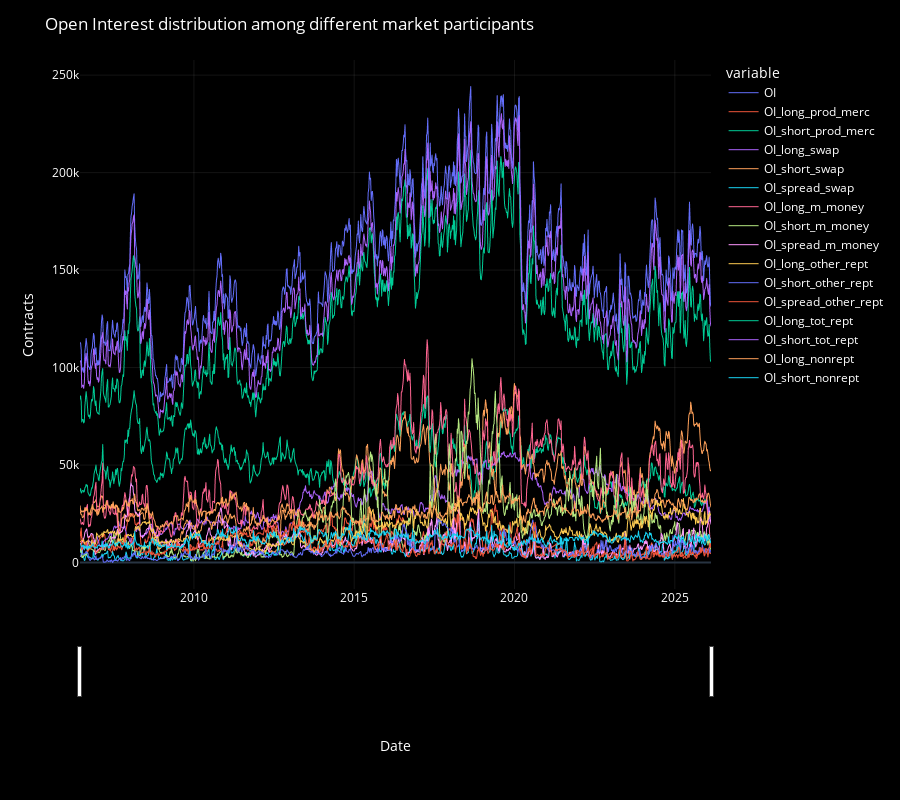

The notebook cell saved with this chart:
### Markdown cell above
# **Plots**

### Code cell
plot_df_chart(
    df = df_oi,
    chart_title = "Open Interest distribution among different market participants",
    use_markers=False
)

### Figure 1 — Plotly figure (JSON) as saved in the notebook; plotly's stock layout.template omitted (floating-point values rounded to 4 significant figures; data arrays with more than 128 entries replaced by an {"elided": "..."} marker saying what was removed)
{"data": [{"hovertemplate": "<b>%{fullData.name}</b><br>%{y:.2f}<extra></extra>", "legendgroup": "OI", "line": {"color": "#636efa", "dash": "solid", "width": 1}, "marker": {"symbol": "circle"}, "mode": "lines", "name": "OI", "showlegend": true, "type": "scattergl", "x": {"elided": "1028 str values"}, "xaxis": "x", "y": {"elided": "1028 float values"}, "yaxis": "y"}, {"hovertemplate": "<b>%{fullData.name}</b><br>%{y:.2f}<extra></extra>", "legendgroup": "OI_long_prod_merc", "line": {"color": "#EF553B", "dash": "solid", "width": 1}, "marker": {"symbol": "circle"}, "mode": "lines", "name": "OI_long_prod_merc", "showlegend": true, "type": "scattergl", "x": {"elided": "1028 str values"}, "xaxis": "x", "y": {"elided": "1028 float values"}, "yaxis": "y"}, {"hovertemplate": "<b>%{fullData.name}</b><br>%{y:.2f}<extra></extra>", "legendgroup": "OI_short_prod_merc", "line": {"color": "#00cc96", "dash": "solid", "width": 1}, "marker": {"symbol": "circle"}, "mode": "lines", "name": "OI_short_prod_merc", "showlegend": true, "type": "scattergl", "x": {"elided": "1028 str values"}, "xaxis": "x", "y": {"elided": "1028 float values"}, "yaxis": "y"}, {"hovertemplate": "<b>%{fullData.name}</b><br>%{y:.2f}<extra></extra>", "legendgroup": "OI_long_swap", "line": {"color": "#ab63fa", "dash": "solid", "width": 1}, "marker": {"symbol": "circle"}, "mode": "lines", "name": "OI_long_swap", "showlegend": true, "type": "scattergl", "x": {"elided": "1028 str values"}, "xaxis": "x", "y": {"elided": "1028 float values"}, "yaxis": "y"}, {"hovertemplate": "<b>%{fullData.name}</b><br>%{y:.2f}<extra></extra>", "legendgroup": "OI_short_swap", "line": {"color": "#FFA15A", "dash": "solid", "width": 1}, "marker": {"symbol": "circle"}, "mode": "lines", "name": "OI_short_swap", "showlegend": true, "type": "scattergl", "x": {"elided": "1028 str values"}, "xaxis": "x", "y": {"elided": "1028 float values"}, "yaxis": "y"}, {"hovertemplate": "<b>%{fullData.name}</b><br>%{y:.2f}<extra></extra>", "legendgroup": "OI_spread_swap", "line": {"color": "#19d3f3", "dash": "solid", "width": 1}, "marker": {"symbol": "circle"}, "mode": "lines", "name": "OI_spread_swap", "showlegend": true, "type": "scattergl", "x": {"elided": "1028 str values"}, "xaxis": "x", "y": {"elided": "1028 float values"}, "yaxis": "y"}, {"hovertemplate": "<b>%{fullData.name}</b><br>%{y:.2f}<extra></extra>", "legendgroup": "OI_long_m_money", "line": {"color": "#FF6692", "dash": "solid", "width": 1}, "marker": {"symbol": "circle"}, "mode": "lines", "name": "OI_long_m_money", "showlegend": true, "type": "scattergl", "x": {"elided": "1028 str values"}, "xaxis": "x", "y": {"elided": "1028 float values"}, "yaxis": "y"}, {"hovertemplate": "<b>%{fullData.name}</b><br>%{y:.2f}<extra></extra>", "legendgroup": "OI_short_m_money", "line": {"color": "#B6E880", "dash": "solid", "width": 1}, "marker": {"symbol": "circle"}, "mode": "lines", "name": "OI_short_m_money", "showlegend": true, "type": "scattergl", "x": {"elided": "1028 str values"}, "xaxis": "x", "y": {"elided": "1028 float values"}, "yaxis": "y"}, {"hovertemplate": "<b>%{fullData.name}</b><br>%{y:.2f}<extra></extra>", "legendgroup": "OI_spread_m_money", "line": {"color": "#FF97FF", "dash": "solid", "width": 1}, "marker": {"symbol": "circle"}, "mode": "lines", "name": "OI_spread_m_money", "showlegend": true, "type": "scattergl", "x": {"elided": "1028 str values"}, "xaxis": "x", "y": {"elided": "1028 float values"}, "yaxis": "y"}, {"hovertemplate": "<b>%{fullData.name}</b><br>%{y:.2f}<extra></extra>", "legendgroup": "OI_long_other_rept", "line": {"color": "#FECB52", "dash": "solid", "width": 1}, "marker": {"symbol": "circle"}, "mode": "lines", "name": "OI_long_other_rept", "showlegend": true, "type": "scattergl", "x": {"elided": "1028 str values"}, "xaxis": "x", "y": {"elided": "1028 float values"}, "yaxis": "y"}, {"hovertemplate": "<b>%{fullData.name}</b><br>%{y:.2f}<extra></extra>", "legendgroup": "OI_short_other_rept", "line": {"color": "#636efa", "dash": "solid", "width": 1}, "marker": {"symbol": "circle"}, "mode": "lines", "name": "OI_short_other_rept", "showlegend": true, "type": "scattergl", "x": {"elided": "1028 str values"}, "xaxis": "x", "y": {"elided": "1028 float values"}, "yaxis": "y"}, {"hovertemplate": "<b>%{fullData.name}</b><br>%{y:.2f}<extra></extra>", "legendgroup": "OI_spread_other_rept", "line": {"color": "#EF553B", "dash": "solid", "width": 1}, "marker": {"symbol": "circle"}, "mode": "lines", "name": "OI_spread_other_rept", "showlegend": true, "type": "scattergl", "x": {"elided": "1028 str values"}, "xaxis": "x", "y": {"elided": "1028 float values"}, "yaxis": "y"}, {"hovertemplate": "<b>%{fullData.name}</b><br>%{y:.2f}<extra></extra>", "legendgroup": "OI_long_tot_rept", "line": {"color": "#00cc96", "dash": "solid", "width": 1}, "marker": {"symbol": "circle"}, "mode": "lines", "name": "OI_long_tot_rept", "showlegend": true, "type": "scattergl", "x": {"elided": "1028 str values"}, "xaxis": "x", "y": {"elided": "1028 float values"}, "yaxis": "y"}, {"hovertemplate": "<b>%{fullData.name}</b><br>%{y:.2f}<extra></extra>", "legendgroup": "OI_short_tot_rept", "line": {"color": "#ab63fa", "dash": "solid", "width": 1}, "marker": {"symbol": "circle"}, "mode": "lines", "name": "OI_short_tot_rept", "showlegend": true, "type": "scattergl", "x": {"elided": "1028 str values"}, "xaxis": "x", "y": {"elided": "1028 float values"}, "yaxis": "y"}, {"hovertemplate": "<b>%{fullData.name}</b><br>%{y:.2f}<extra></extra>", "legendgroup": "OI_long_nonrept", "line": {"color": "#FFA15A", "dash": "solid", "width": 1}, "marker": {"symbol": "circle"}, "mode": "lines", "name": "OI_long_nonrept", "showlegend": true, "type": "scattergl", "x": {"elided": "1028 str values"}, "xaxis": "x", "y": {"elided": "1028 float values"}, "yaxis": "y"}, {"hovertemplate": "<b>%{fullData.name}</b><br>%{y:.2f}<extra></extra>", "legendgroup": "OI_short_nonrept", "line": {"color": "#19d3f3", "dash": "solid", "width": 1}, "marker": {"symbol": "circle"}, "mode": "lines", "name": "OI_short_nonrept", "showlegend": true, "type": "scattergl", "x": {"elided": "1028 str values"}, "xaxis": "x", "y": {"elided": "1028 float values"}, "yaxis": "y"}], "layout": {"dragmode": "zoom", "font": {"color": "white", "size": 12}, "height": 800, "legend": {"bgcolor": "rgba(0,0,0,0)", "itemclick": "toggle", "itemdoubleclick": "toggleothers", "title": {"text": "variable"}, "tracegroupgap": 0}, "margin": {"t": 60}, "paper_bgcolor": "black", "plot_bgcolor": "black", "title": {"text": "Open Interest distribution among different market participants"}, "xaxis": {"anchor": "y", "domain": [0, 1], "gridcolor": "rgba(255,255,255,0.08)", "rangeslider": {"visible": true}, "showgrid": true, "title": {"text": "Date"}}, "yaxis": {"anchor": "x", "domain": [0, 1], "fixedrange": false, "gridcolor": "rgba(255,255,255,0.08)", "showgrid": true, "title": {"text": "Contracts"}}}}
